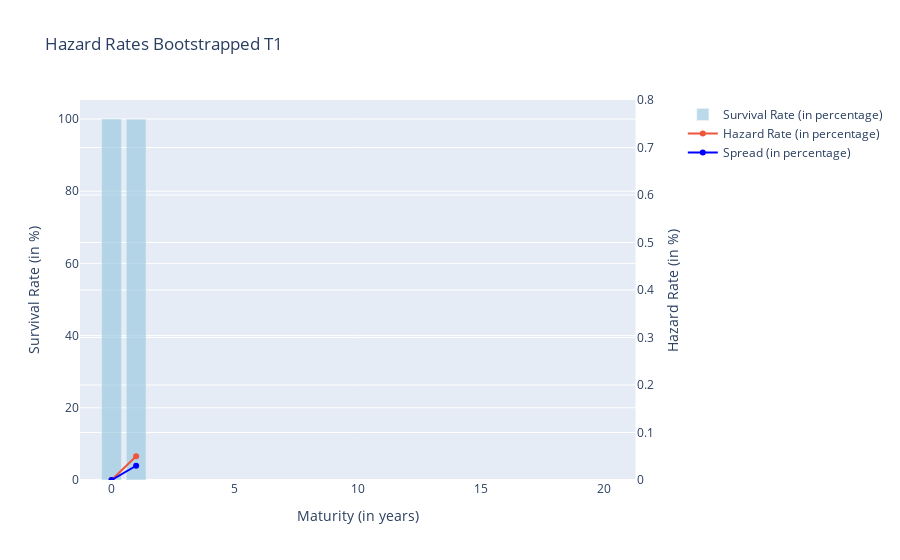

Source (notebook cell):
### Code cell
#plot
example = {"tenor": [0,1,2,3,5,7,10,15,20],
       "SurvivalRate": [q_t0*100,q_t1*100,'','','','','','',''],
       "HazardRates": [h_t0,h_t1,'','','','','','',''],
           "Spread": [0,sp_1*100,'','','','','','','']
}

example=pd.DataFrame(example)

fig = make_subplots(specs=[[{"secondary_y": True}]])

# Add traces
fig.add_trace(
    go.Bar(x=example.tenor, y=example.SurvivalRate, name="Survival Rate (in percentage)", marker_color='rgb(158,202,225)', 
        opacity=0.7),
    secondary_y=False,
)

fig.add_trace(
    go.Scatter(x=example.tenor, y=example.HazardRates, name="Hazard Rate (in percentage)"),
    secondary_y=True,
)

fig.add_trace(
    go.Scatter(x=example.tenor, y=example.Spread, name="Spread (in percentage)", marker_color='blue'),
    secondary_y=True,
)

# Add figure title
fig.update_layout(
    title_text="Hazard Rates Bootstrapped T1"
)

# Set x-axis title
fig.update_xaxes(title_text="Maturity (in years)")

# Set y-axes titles
fig.update_yaxes(title_text="Survival Rate (in %)", secondary_y=False)
fig.update_yaxes(title_text="Hazard Rate (in %)", secondary_y=True, range=[0, 0.8])

fig.show()

### Figure 1 — Plotly figure (JSON) as saved in the notebook; plotly's stock layout.template omitted (floating-point values rounded to 4 significant figures)
{"data": [{"marker": {"color": "rgb(158,202,225)"}, "name": "Survival Rate (in percentage)", "opacity": 0.7, "type": "bar", "x": [0, 1, 2, 3, 5, 7, 10, 15, 20], "xaxis": "x", "y": [100, 99.95, "", "", "", "", "", "", ""], "yaxis": "y"}, {"name": "Hazard Rate (in percentage)", "type": "scatter", "x": [0, 1, 2, 3, 5, 7, 10, 15, 20], "xaxis": "x", "y": [0, 0.05, "", "", "", "", "", "", ""], "yaxis": "y2"}, {"marker": {"color": "blue"}, "name": "Spread (in percentage)", "type": "scatter", "x": [0, 1, 2, 3, 5, 7, 10, 15, 20], "xaxis": "x", "y": [0, 0.03, "", "", "", "", "", "", ""], "yaxis": "y2"}], "layout": {"title": {"text": "Hazard Rates Bootstrapped T1"}, "xaxis": {"anchor": "y", "domain": [0, 0.94], "title": {"text": "Maturity (in years)"}}, "yaxis": {"anchor": "x", "domain": [0, 1], "title": {"text": "Survival Rate (in %)"}}, "yaxis2": {"anchor": "x", "overlaying": "y", "range": [0, 0.8], "side": "right", "title": {"text": "Hazard Rate (in %)"}}}}
